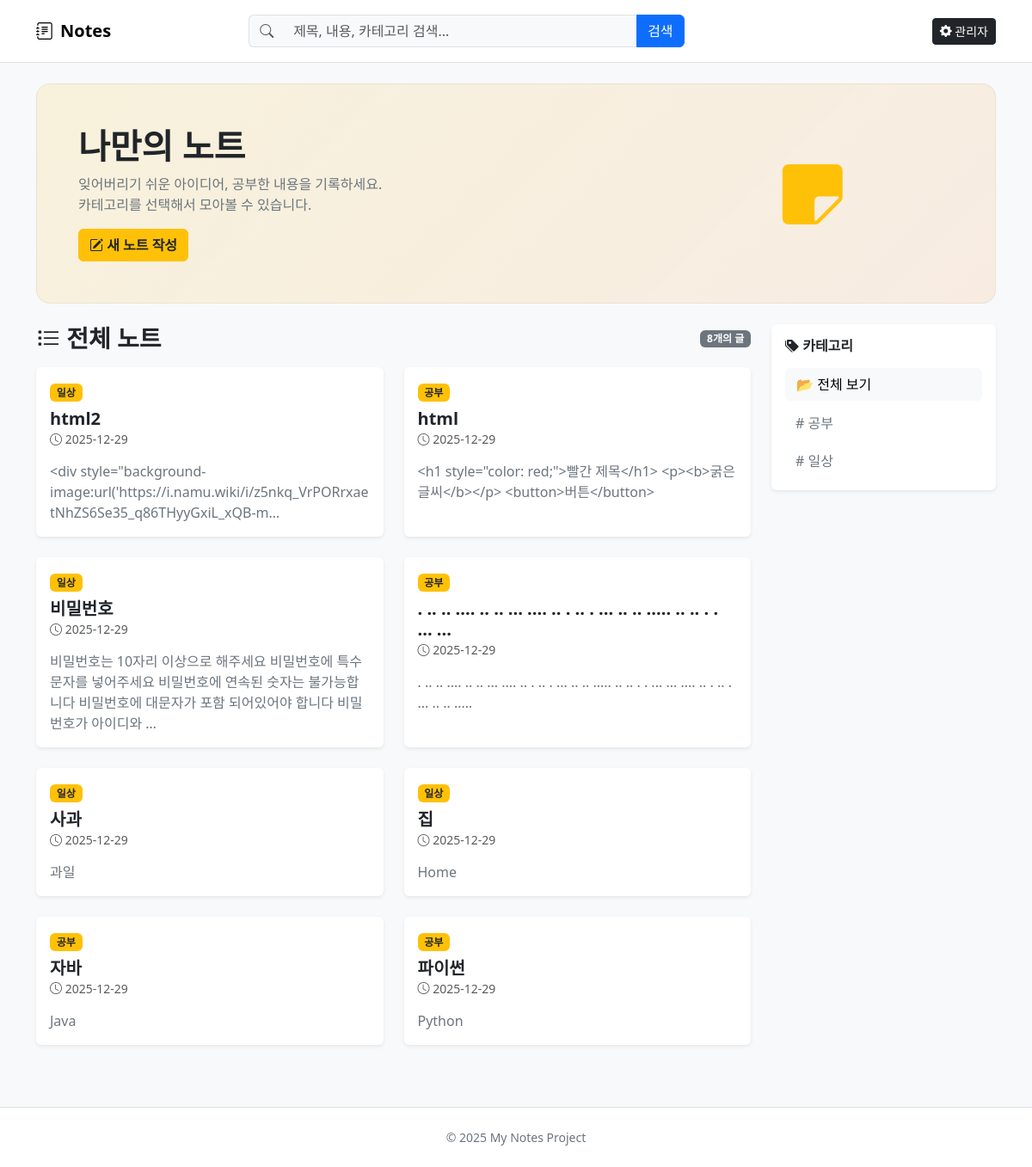
The page / on the database its author committed.
### notes/models.py (models this page shows, shortened)
class Note(models.Model):
    title = models.CharField(max_length=200)
    content = models.TextField()
    created_at = models.DateTimeField(default=timezone.now)
    category = models.ForeignKey(Category, null=True, blank=True, on_delete=models.CASCADE)
    is_html = models.BooleanField(default=False, verbose_name="HTML 코드 적용")

class Category(models.Model):
    name = models.CharField(max_length=50, unique=True)
    slug = models.SlugField(max_length=200, unique=True, allow_unicode=True)
    class Meta:
        verbose_name_plural = "Categories"

### notes/views.py (the view)
# urls.py: path("", views.note_list, name="note_list"),
def note_list(request):
    notes = Note.objects.all().order_by("-created_at")
    search_query = request.GET.get('q', '')
    if search_query:
        notes = notes.filter(
            Q(title__icontains=search_query) |
            Q(content__icontains=search_query) |
            Q(category__name__icontains=search_query)
        )
    categories = Category.objects.all()
    return render(request, "notes/note_list.html", {
        "notes": notes,
        "categories": categories,
        "search_query": search_query,
    })

### notes/templates/notes/note_list.html (shortened to what this page needs)
{% extends "notes/base.html" %}
{% block content %}
<div class="d-flex align-items-center justify-content-between mb-3">
    <h3 class="fw-bold mb-0">
        <i class="bi bi-list-task"></i>
        {% if search_query %}
            '{{ search_query }}' 검색 결과
        {% elif current_category %}
            {{ current_category.name }}
        {% else %}
            전체 노트
        {% endif %}
    </h3>
    <span class="badge bg-secondary">{{ notes|length }}개의 글</span>
</div>
<div class="row">
    {% for note in notes %}
    <div class="col-md-6 mb-4">
        <div class="card h-100 shadow-sm hover-lift border-0">
            <div class="card-body">
                {% if note.category %}
                <span class="badge bg-warning text-dark mb-2">{{ note.category.name }}</span>
                {% endif %}
                <h5 class="card-title fw-bold">
                    <a href="{% url 'note_detail' note.pk %}" class="text-dark text-decoration-none stretched-link">
                        {{ note.title }}
                    </a>
                </h5>
                <h6 class="card-subtitle mb-2 text-muted small">
                    <i class="bi bi-clock"></i> {{ note.created_at|date:"Y-m-d" }}
                </h6>
                <p class="card-text text-secondary mt-3">
                    {{ note.content|truncatechars:100 }}
                </p>
            </div>
        </div>
    </div>
    {% endfor %}
</div>
{% endblock %}

### notes/templates/notes/base.html (shortened to what this page needs)
<!doctype html>
<html lang="ko">
<head>
  <link href="https://cdn.jsdelivr.net/npm/bootstrap@5.3.3/dist/css/bootstrap.min.css" rel="stylesheet">
  <link rel="stylesheet" href="https://cdn.jsdelivr.net/npm/bootstrap-icons@1.11.3/font/bootstrap-icons.min.css">
</head>
<body class="bg-light">
<nav class="navbar navbar-expand-lg bg-white border-bottom sticky-top">
  <div class="container py-2">
    <a class="navbar-brand fw-bold d-flex align-items-center gap-2" href="{% url 'note_list' %}">
      <i class="bi bi-journal-text"></i>
      <span>Notes</span>
    </a>
    <div class="collapse navbar-collapse" id="topNav">
      <form class="d-flex mx-auto my-2 my-lg-0 col-lg-6" role="search" method="get" action="{% url 'note_list' %}">
        <div class="input-group">
            <span class="input-group-text bg-light border-end-0"><i class="bi bi-search text-muted"></i></span>
            <input
                class="form-control border-start-0 bg-light"
                type="search"
                name="q"
                value="{{ search_query|default:'' }}"
                placeholder="제목, 내용, 카테고리 검색..."
                aria-label="Search"
            >
            <button class="btn btn-primary" type="submit">검색</button>
        </div>
      </form>
      <div class="d-flex ms-auto gap-2">
          <a class="btn btn-dark btn-sm" href="/admin/">
            <i class="bi bi-gear-fill"></i> 관리자
          </a>
      </div>
    </div>
  </div>
</nav>
<header class="container py-4">
  <div class="hero rounded-4 p-4 p-md-5 hover-lift">
    <div class="row align-items-center g-3">
      <div class="col-md-8">
        <h1 class="display-6 fw-bold mb-2">나만의 노트</h1>
        <p class="text-secondary mb-3">
          잊어버리기 쉬운 아이디어, 공부한 내용을 기록하세요.<br>
          카테고리를 선택해서 모아볼 수 있습니다.
        </p>
        <div class="d-flex flex-wrap gap-2">
           <a class="btn btn-warning text-dark fw-bold" href="{% url 'note_create' %}">
            <i class="bi bi-pencil-square"></i> 새 노트 작성
          </a>
        </div>
      </div>
      <div class="col-md-4 text-center">
        <i class="bi bi-sticky-fill text-warning" style="font-size: 5rem;"></i>
      </div>
    </div>
  </div>
</header>
<main class="container pb-5">
  <div class="row g-4">
    <section class="col-lg-9">
      {% block content %}{% endblock %}
    </section>
    <aside class="col-lg-3">
        <div class="card shadow-sm border-0">
            <div class="card-body">
                <h6 class="fw-bold mb-3"><i class="bi bi-tags-fill"></i> 카테고리</h6>
                <div class="d-grid gap-2">
                    <a href="{% url 'note_list' %}" class="btn btn-light text-start">
                        📂 전체 보기
                    </a>
                    {% for category in categories %}
                    <a href="{% url 'category_page' category.slug %}" class="btn btn-outline-secondary text-start border-0">
                        # {{ category.name }}
                    </a>
                    {% empty %}
                    <span class="text-muted small">카테고리가 없습니다.</span>
                    {% endfor %}
                </div>
            </div>
        </div>
    </aside>
  </div>
</main>
<footer class="border-top bg-white mt-auto">
  <div class="container py-4 text-center text-secondary small">
    © {% now "Y" %} My Notes Project
  </div>
</footer>
</body>
</html>

### notes/templates/notes/base.html (style rules this page uses)
.hero { background: linear-gradient(135deg, rgba(255,193,7,.12), rgba(253,126,20,.10)); border: 1px solid rgba(0,0,0,.06); }
.hover-lift { transition: transform .15s ease, box-shadow .15s ease; }

### rows shown on the page
Note: category.name "일상", title "html2", created_at "2025-12-29", content "<div style=\"background-image:url('https://i.namu.wiki/i/z5nkq_VrPORrxaetNhZS6Se35_q86THyyGxiL_xQB-m…"
Note: category.name "공부", title "html", created_at "2025-12-29", content "<h1 style=\"color: red;\">빨간 제목</h1> <p><b>굵은 글씨</b></p> <button>버튼</button>"
Note: category.name "일상", title "비밀번호", created_at "2025-12-29", content "비밀번호는 10자리 이상으로 해주세요 비밀번호에 특수문자를 넣어주세요 비밀번호에 연속된 숫자는 불가능합니다 비밀번호에 대문자가 포함 되어있어야 합니다 비밀번호가 아이디와 …"
Note: category.name "공부", title ". .. .. .... .. .. ... .... .. . .. . ... .. .. ..... .. .. . . ... ...", created_at "2025-12-29", content ". .. .. .... .. .. ... .... .. . .. . ... .. .. ..... .. .. . . ... ... .... .. . .. . ... .. .. ..…"
Note: category.name "일상", title "사과", created_at "2025-12-29", content "과일"
Note: category.name "일상", title "집", created_at "2025-12-29", content "Home"
Note: category.name "공부", title "자바", created_at "2025-12-29", content "Java"
Note: category.name "공부", title "파이썬", created_at "2025-12-29", content "Python"
Category: name "공부"
Category: name "일상"

### other values the page prints
{{ notes|length }} "8"
